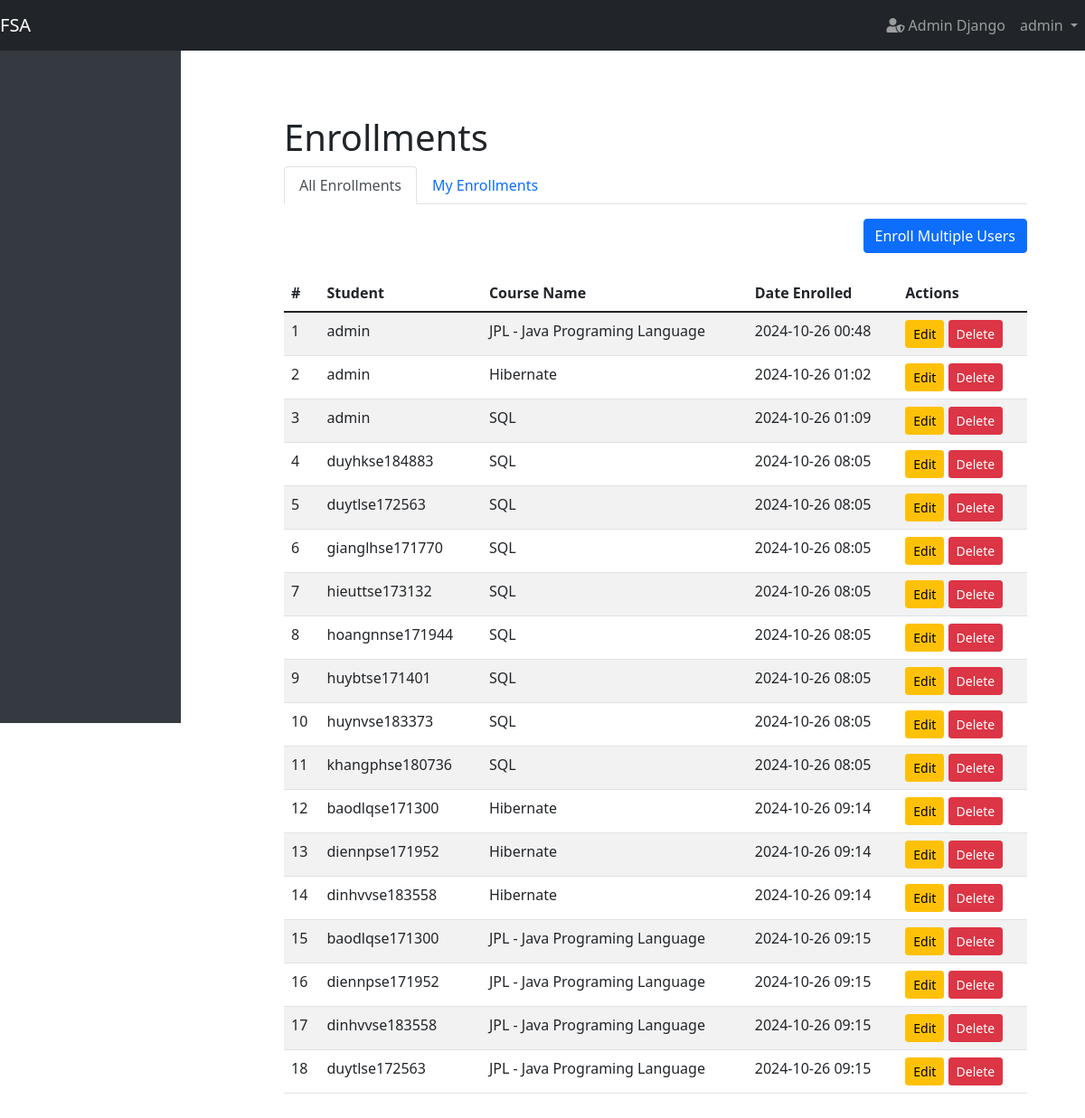
Screenshot of /group_enrollment/admin/enrollments/ (signed in) with the database file from the repository.
### user/models.py (models this page shows)
class User(AbstractUser):
    date_joined = models.DateTimeField(auto_now_add=True)
    training_programs = models.ManyToManyField(TrainingProgram, blank=True)
    modules = models.ManyToManyField(Module, related_name='assigned_users', blank=True)
    groups = models.ManyToManyField(
        Group,
        blank=True,
        help_text='The groups this user belongs to.',
        verbose_name='groups',
        related_name='custom_user_groups',
    )
    user_permissions = models.ManyToManyField(
        Permission,
        blank=True,
        help_text='Specific permissions for this user.',
        verbose_name='user permissions',
        related_name='custom_user_permissions',
    )

### course/models.py (models this page shows, shortened)
class Enrollment(models.Model):
    student = models.ForeignKey(settings.AUTH_USER_MODEL, on_delete=models.CASCADE)
    course = models.ForeignKey(Course, on_delete=models.CASCADE)
    date_enrolled = models.DateTimeField(auto_now_add=True)
    class Meta:
        unique_together = ('student', 'course')

class Course(models.Model):
    course_name = models.CharField(max_length=255, unique=True)
    course_code = models.CharField(max_length=20, unique=True, blank=True, null=True)
    description = models.TextField(blank=True, null=True)
    creator = models.ForeignKey(settings.AUTH_USER_MODEL, on_delete=models.SET_NULL, null=True, blank=True, related_name='created_courses')
    instructor = models.ForeignKey(settings.AUTH_USER_MODEL, on_delete=models.SET_NULL, null=True, blank=True, related_name='taught_courses')
    published = models.BooleanField(default=True)
    prerequisites = models.ManyToManyField('self', symmetrical=False, blank=True, related_name='is_prerequisite_for')
    tags = models.ManyToManyField('Tag', blank=True, related_name='courses')
    image = models.ImageField(upload_to='course_images/', null=True, blank=True)

### group_enrollment/views.py (the view)
# urls.py: path('admin/enrollments/', views.enrollment_list_admin, name='admin_enrollment_list'),
@user_passes_test(lambda u: u.is_superuser)  # Restrict access to superusers only
def enrollment_list_admin(request):
    enrollments = Enrollment.objects.filter(student=request.user)
    all_enrollments = Enrollment.objects.all()  # Fetch all enrollments for admin view
    return render(request, 'enrollment/admin_enroll_list.html', {
        'enrollments': enrollments,
        'all_enrollments': all_enrollments,
    })

### group_enrollment/templates/enrollment/admin_enroll_list.html (shortened to what this page needs)
{% extends 'base.html' %}
{% block content %}
<link href="https://maxcdn.bootstrapcdn.com/bootstrap/5.1.3/css/bootstrap.min.css" rel="stylesheet">
<div class="container mt-5">
    <h1>Enrollments</h1>
    <ul class="nav nav-tabs" id="enrollmentTabs" role="tablist">
        <li class="nav-item" role="presentation">
            <a class="nav-link active" id="all-enrollments-tab" data-bs-toggle="tab" href="#all-enrollments" role="tab" aria-controls="all-enrollments" aria-selected="false">All Enrollments</a>
        </li>
        <li class="nav-item" role="presentation">
            <a class="nav-link " id="personal-enrollments-tab" data-bs-toggle="tab" href="#personal-enrollments" role="tab" aria-controls="personal-enrollments" aria-selected="true">My Enrollments</a>
        </li>
    </ul>
    <div class="tab-content mt-3" id="enrollmentTabsContent">
        <div class="tab-pane active" id="all-enrollments" role="tabpanel" aria-labelledby="all-enrollments-tab">
            <div class="d-flex justify-content-end mt-3">
                <a href="{% url 'group_enrollment:admin_enroll_users' %}" class="btn btn-primary">Enroll Multiple Users</a>
            </div>
            {% if all_enrollments %}
                <table class="table table-striped mt-4">
                    <thead>
                        <tr>
                            <th>#</th>
                            <th>Student</th>
                            <th>Course Name</th>
                            <th>Date Enrolled</th>
                            <th>Actions</th>
                        </tr>
                    </thead>
                    <tbody>
                        {% for enrollment in all_enrollments %}
                            <tr>
                                <td>{{ forloop.counter }}</td>
                                <td>{{ enrollment.student.username }}</td>
                                <td>{{ enrollment.course.course_name }}</td>
                                <td>{{ enrollment.date_enrolled|date:"Y-m-d H:i" }}</td>
                                <td>
                                    <a href="{% url 'group_enrollment:edit_enrollment' enrollment.id %}" class="btn btn-warning btn-sm">Edit</a>
                                    <form action="{% url 'group_enrollment:delete_enrollment' enrollment.id %}" method="POST" style="display:inline;">
                                        <button type="submit" class="btn btn-danger btn-sm" onclick="return confirm('Are you sure you want to delete this enrollment?');">Delete</button>
                                    </form>
                                </td>
                            </tr>
                        {% endfor %}
                    </tbody>
                </table>
            {% else %}
                <div class="alert alert-info">No enrollments available.</div>
            {% endif %}
        </div>
    </div>
</div>
{% endblock %}

### main/templates/base.html (shortened to what this page needs)
<!DOCTYPE html>
<html lang="en">
<head>
    <link rel="stylesheet" href="https://cdnjs.cloudflare.com/ajax/libs/font-awesome/5.15.4/css/all.min.css">
    <link href="https://cdn.jsdelivr.net/npm/bootstrap@5.3.0-alpha1/dist/css/bootstrap.min.css" rel="stylesheet">
</head>
<body>
    <nav class="navbar navbar-expand-lg navbar-dark bg-dark fixed-top">
        <a class="navbar-brand" href="{% url 'main:home' %}">FSA</a>
        <div class="collapse navbar-collapse" id="navbarNav">
            <ul class="navbar-nav ms-auto">
                {% if request.user.is_authenticated %}
                    <li class="nav-item">
                        <a class="nav-link" href="{% url 'admin:index' %}" target="_blank">
                            <i class="fas fa-user-shield"></i> Admin Django
                        </a>
                    </li>
                    <li class="nav-item dropdown">
                        <a class="nav-link dropdown-toggle" href="#" id="userDropdown" role="button" data-bs-toggle="dropdown" aria-expanded="false">
                            {{ request.user.get_full_name|default:request.user.username }}
                        </a>
                    </li>
                {% else %}
                    <li class="nav-item"><a class="nav-link" href="{% url 'main:register_email' %}">Register</a></li>
                    <li class="nav-item"><a class="nav-link" href="{% url 'main:login' %}">Login</a></li>
                {% endif %}
            </ul>
        </div>
    </nav>
<nav id="sidebar" class="col-md-3 col-lg-2 sidebar d-flex flex-column vh-100">
    <div class="position-sticky pt-3">
        <a class="navbar-brand text-light mb-4" href="{% url 'main:home' %}">FSA</a>
    </div>
</nav>
    <div class="main-content">
        <div class="container-fluid mt-5 pt-3">
            {% block content %}{% endblock %}
        </div>
    </div>
</body>
</html>

### main/templates/base.html (style rules this page uses)
#sidebar { height: 100vh; overflow-y: auto; position: fixed; top: 0; left: 0; background-color: #343a40; transition: background-color 0.3s; }
.nav-link.active { background-color: #007bff; color: #fff; }
.main-content { margin-left: 250px; padding: 1rem; }

### rows the page displays
User: user.get_full_name "admin"
Enrollment: student.username "admin", course.course_name "JPL - Java Programing Language", date_enrolled "2024-10-26 00:48"
Enrollment: student.username "admin", course.course_name "Hibernate", date_enrolled "2024-10-26 01:02"
Enrollment: student.username "admin", course.course_name "SQL", date_enrolled "2024-10-26 01:09"
Enrollment: student.username "duyhkse184883", course.course_name "SQL", date_enrolled "2024-10-26 08:05"
Enrollment: student.username "duytlse172563", course.course_name "SQL", date_enrolled "2024-10-26 08:05"
Enrollment: student.username "gianglhse171770", course.course_name "SQL", date_enrolled "2024-10-26 08:05"
Enrollment: student.username "hieuttse173132", course.course_name "SQL", date_enrolled "2024-10-26 08:05"
Enrollment: student.username "hoangnnse171944", course.course_name "SQL", date_enrolled "2024-10-26 08:05"
Enrollment: student.username "huybtse171401", course.course_name "SQL", date_enrolled "2024-10-26 08:05"
Enrollment: student.username "huynvse183373", course.course_name "SQL", date_enrolled "2024-10-26 08:05"
Enrollment: student.username "khangphse180736", course.course_name "SQL", date_enrolled "2024-10-26 08:05"
Enrollment: student.username "baodlqse171300", course.course_name "Hibernate", date_enrolled "2024-10-26 09:14"
Enrollment: student.username "diennpse171952", course.course_name "Hibernate", date_enrolled "2024-10-26 09:14"
Enrollment: student.username "dinhvvse183558", course.course_name "Hibernate", date_enrolled "2024-10-26 09:14"
Enrollment: student.username "baodlqse171300", course.course_name "JPL - Java Programing Language", date_enrolled "2024-10-26 09:15"
Enrollment: student.username "diennpse171952", course.course_name "JPL - Java Programing Language", date_enrolled "2024-10-26 09:15"
Enrollment: student.username "dinhvvse183558", course.course_name "JPL - Java Programing Language", date_enrolled "2024-10-26 09:15"
Enrollment: student.username "duytlse172563", course.course_name "JPL - Java Programing Language", date_enrolled "2024-10-26 09:15"
